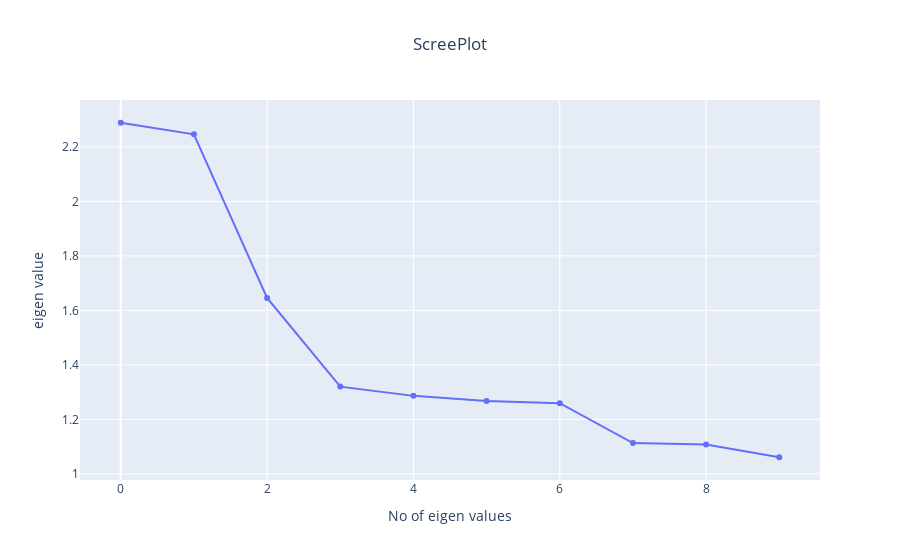
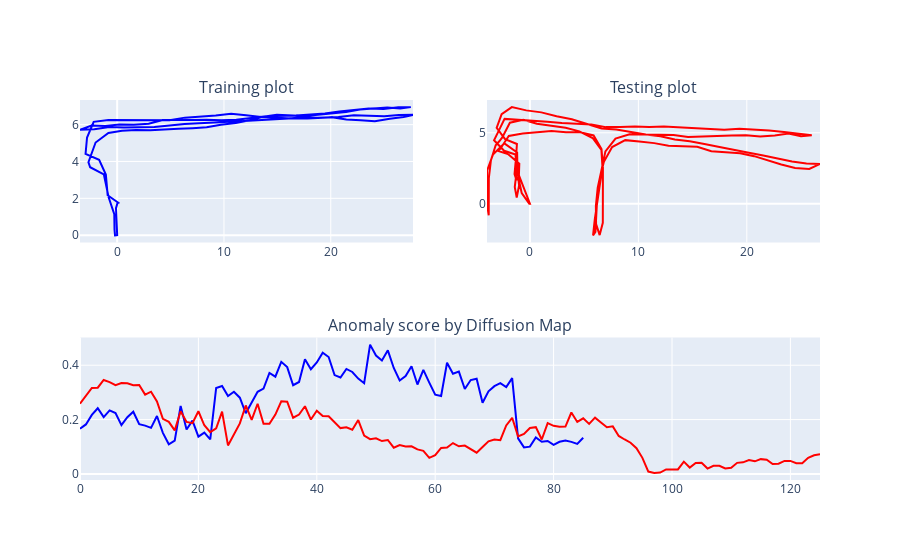

Notebook code for these charts, in order:
### Code cell
result = run_algo(method_name='t-SNE', alpha=0.00770, r=2)
